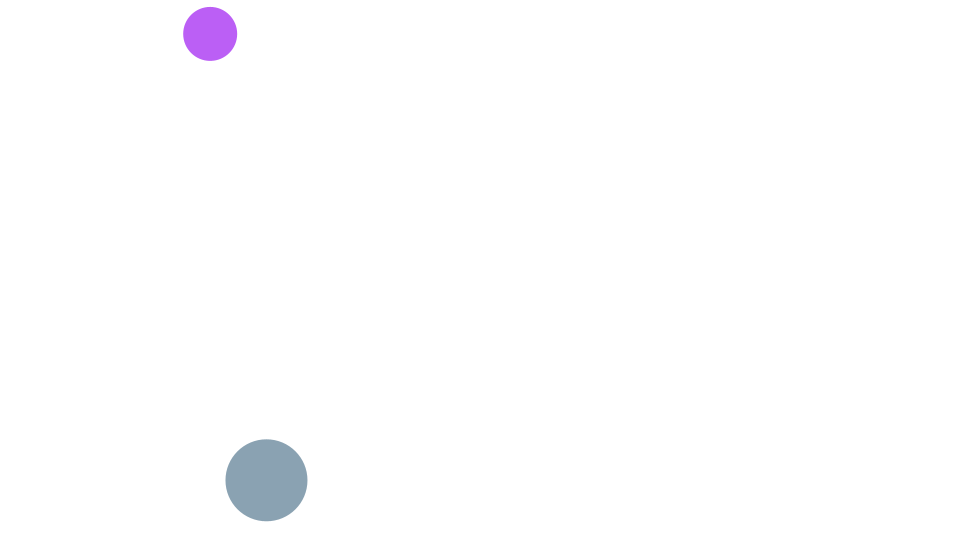
Frame 1 (no input)
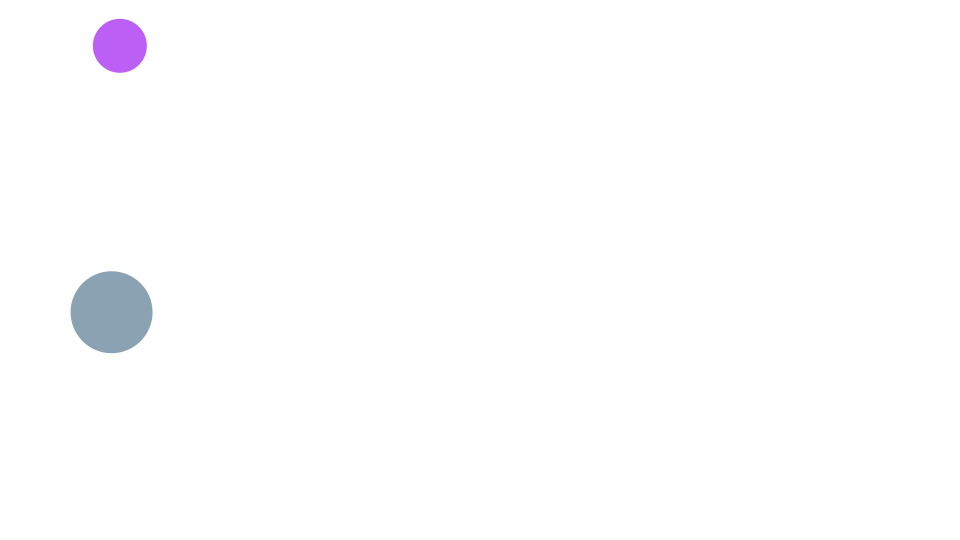
Frame 60 (the mouse pressed at the canvas centre just before this capture)
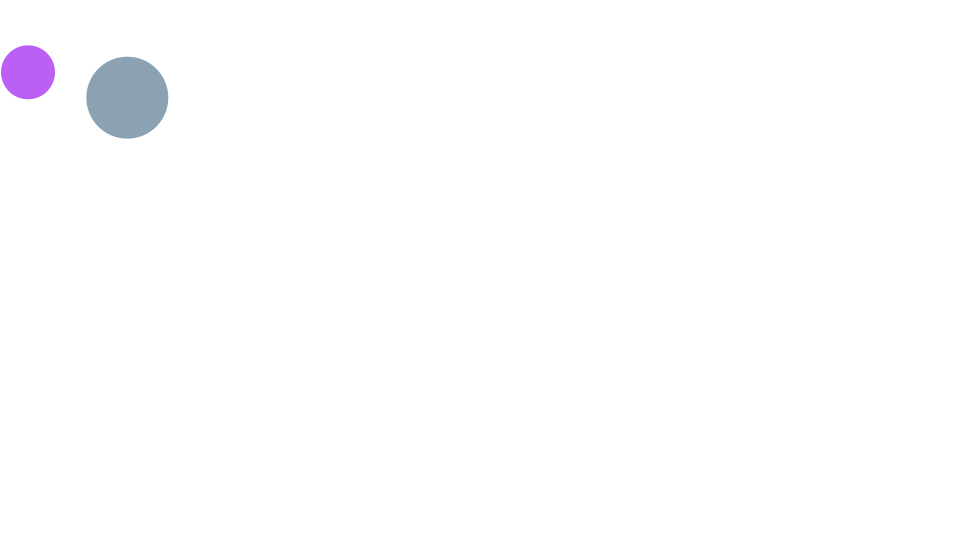
Frame 120 (the mouse held since frame 60 and released just before this capture)

The Processing sketch that drew these frames (run headless with seeded random() and noise(); from frame 60 on, the mouse is pressed at the canvas centre):

// Processing sketch: sketch09
// ── sketch09.pde
Ball b1, b2;

void setup() {
  size(960, 540);
  b1 = new Ball();
  b2 = new Ball();
}

void draw() {
  background(255);

  // b1を動かす
  b1.x += b1.vx;
  b1.y += b1.vy;
  // b1の壁との衝突処理
  if (b1.x-b1.radius <= 0 || b1.x+b1.radius >= width) {
    b1.vx *= -1;
  }
  if (b1.y-b1.radius <= 0 || b1.y+b1.radius >= height) {
    b1.vy *= -1;
  }

  // b2を動かす
  b2.x += b2.vx;
  b2.y += b2.vy;
  // b2の壁との衝突処理
  if (b2.x-b2.radius <= 0 || b2.x+b2.radius >= width) {
    b2.vx *= -1;
  }
  if (b2.y-b2.radius <= 0 || b2.y+b2.radius >= height) {
    b2.vy *= -1;
  }

  noStroke();
  // b1を描画
  fill(b1.c);
  ellipse(b1.x, b1.y, b1.radius*2, b1.radius*2);
  // b2を描画
  fill(b2.c);
  ellipse(b2.x, b2.y, b2.radius*2, b2.radius*2);
}

class Ball {
  // フィールド
  float x, y;
  float vx, vy; // 速度
  int radius;
  color c;

  // コンストラクタ
  Ball() {
    radius = (int)random(25, 50);
    x = random(radius, width-radius);
    y = random(radius, height-radius);
    vx = random(-5, 5);
    vy = random(-5, 5);
    c = color(random(255), random(255), random(255), random(128, 255));
  }
}
